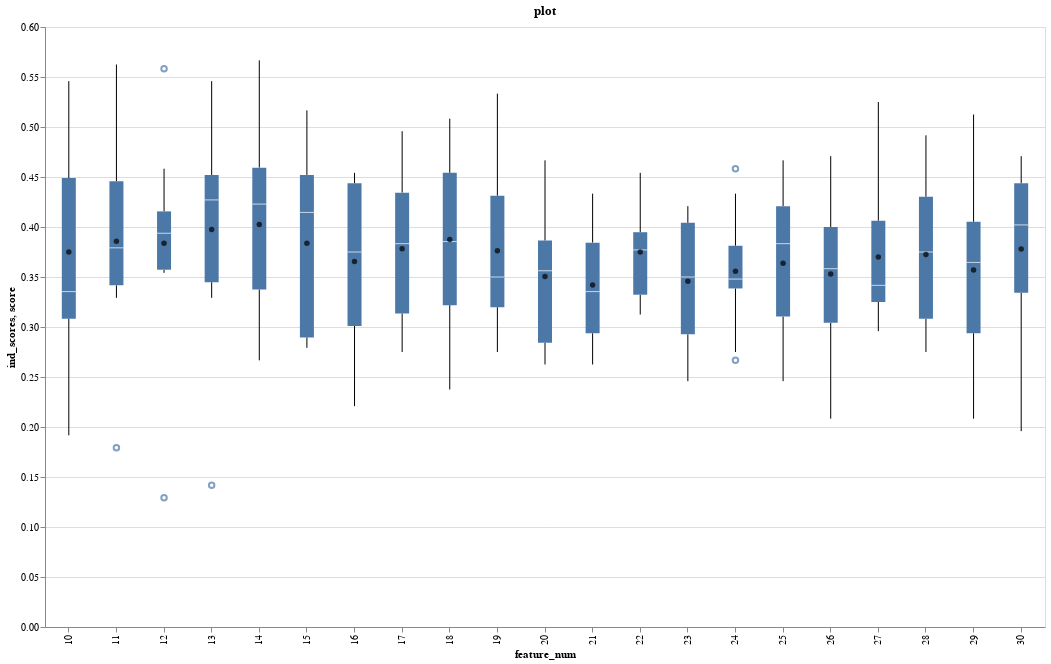

Write notebook code for a chart like this one.
### Markdown cell above
#### The altair_feature_selection_chart function will generate charts of the feature selection information and similarly has a uniqueness parameter that functions in the same way as the dictionary. Click on the figure to see the features matching the uniqueness threshold for that feature space across the 10 fold selection process

### Code cell
bp_preprocessing.altair_feature_selection_chart(dectree_stats,uniqueness=3)

### Figure 1 — Vega-Lite specification as saved in the notebook (floating-point values rounded to 4 significant figures; data arrays with more than 128 entries replaced by an {"elided": "..."} marker saying what was removed)
{"config": {"view": {"continuousWidth": 400, "continuousHeight": 300}}, "layer": [{"data": {"name": "data-697ab0435a032827f3ee945ab4b43a3a"}, "mark": "boxplot", "encoding": {"x": {"field": "feature_num", "type": "ordinal"}, "y": {"field": "ind_scores", "type": "quantitative"}}, "selection": {"selector001": {"type": "single", "empty": "none", "nearest": true}, "selector002": {"type": "interval", "bind": "scales", "encodings": ["x", "y"]}}}, {"data": {"name": "data-71aa4c59babfbc8ae140c42141145201"}, "mark": {"type": "point", "color": "black", "filled": true}, "encoding": {"x": {"field": "feature_num", "title": "feature_num", "type": "ordinal"}, "y": {"field": "avg_score", "title": "score", "type": "quantitative"}}, "selection": {"selector001": {"type": "single", "empty": "none", "nearest": true}}}, {"data": {"name": "data-71aa4c59babfbc8ae140c42141145201"}, "mark": {"type": "text", "baseline": "bottom", "dy": -75}, "encoding": {"text": {"field": "featuresX", "type": "nominal"}, "y": {"field": "zero", "type": "quantitative"}}, "transform": [{"filter": {"selection": "selector001"}}]}], "height": 600, "title": "plot", "width": 1000, "$schema": "https://vega.github.io/schema/vega-lite/v4.17.0.json", "datasets": {"data-697ab0435a032827f3ee945ab4b43a3a": {"elided": "210 records"}, "data-71aa4c59babfbc8ae140c42141145201": [{"feature_num": 10, "ind_scores": [0.2917, 0.3042, 0.325, 0.1917, 0.4583, 0.3208, 0.3458, 0.4208, 0.5458, 0.5458], "avg_score": 0.375, "stdev": 0.1092, "ci68": "(0.26639407430165163, 0.4836059256983485)", "yerr": 0.1086, "features": [["TAU", "HYI", "PZP", "CO6A2", "METRN", "FSCN1", "CO7", "SUMO4", "CEMIP", "1433G"], ["1433Z", "C1QT4", "POTEJ", "CO6A2", "AK1C1", "KLK11", "1433G", "TAU", "GLT15", "MMP2"], ["1433G", "CO7", "TWSG1", "AK1C1", "NPY", "AMY2B", "1433Z", "PAL4A", "MA1C1", "TAU"], ["TAU", "CLMP", "MST1L", "PGBM", "HORN", "FUCO", "SEPR", "1433Z", "CBLN4", "GDIA"], ["GDIA", "C1QB", "PPIB", "PILRA", "TMM25", "TAU", "CLMP", "VWF", "1433G", "CO7"], ["PGK1", "PHLB3", "FCGBP", "POTEJ", "TAU", "MMP2", "1433G", "NPTX2", "FCG3A", "CHLE"], ["1433G", "CBLN2", "SEPR", "HYAL1", "ANXA2", "TAU", "ABHEA", "AK1C1", "1433B", "PAL4A"], ["TAU", "CSF2R", "MA1C1", "SV2A", "1433Z", "CO6A2", "AK1C1", "CO7", "PPT1", "1433G"], ["TAU", "NEDD8", "HYI", "MMP2", "LV214", "1433G", "CAH10", "AK1C1", "PAL4A", "ERAP2"], ["TAU", "XYLT1", "CO7", "CO6A2", "TRFM", "1433G", "AK1C1", "PAL4A", "MA1C1", "ACBP"]], "uniqueX_features_ina_string": "1433G, 1433Z, AK1C1, CO6A2, CO7, MA1C1, MMP2, PAL4A, TAU", "featuresX": ["1433G, 1433Z, AK1C1, CO6A2, CO7, MA1C1, MMP2, PAL4A, TAU"], "zero": 0}, {"feature_num": 11, "ind_scores": [0.3292, 0.3667, 0.4542, 0.1792, 0.3667, 0.3333, 0.3917, 0.4208, 0.4542, 0.5625], "avg_score": 0.3858, "stdev": 0.09551, "ci68": "(0.2908523374977068, 0.48081432916895983)", "yerr": 0.09498, "features": [["TAU", "HYI", "PZP", "CO6A2", "METRN", "FSCN1", "CO7", "SUMO4", "CEMIP", "1433G", "HBAZ"], ["1433Z", "C1QT4", "POTEJ", "CO6A2", "AK1C1", "KLK11", "1433G", "TAU", "GLT15", "MMP2", "CHIT1"], ["1433G", "CO7", "TWSG1", "AK1C1", "NPY", "AMY2B", "1433Z", "PAL4A", "MA1C1", "TAU", "MMP2"], ["TAU", "CLMP", "MST1L", "PGBM", "HORN", "FUCO", "SEPR", "1433Z", "CBLN4", "GDIA", "GALNS"], ["GDIA", "C1QB", "PPIB", "PILRA", "TMM25", "TAU", "CLMP", "VWF", "1433G", "CO7", "PAL4A"], ["PGK1", "PHLB3", "FCGBP", "POTEJ", "TAU", "MMP2", "1433G", "NPTX2", "FCG3A", "CHLE", "FREM2"], ["1433G", "CBLN2", "SEPR", "HYAL1", "ANXA2", "TAU", "ABHEA", "AK1C1", "1433B", "PAL4A", "FRIL"], ["TAU", "CSF2R", "MA1C1", "SV2A", "1433Z", "CO6A2", "AK1C1", "CO7", "PPT1", "1433G", "SCUB1"], ["TAU", "NEDD8", "HYI", "MMP2", "LV214", "1433G", "CAH10", "AK1C1", "PAL4A", "ERAP2", "PRG4"], ["TAU", "XYLT1", "CO7", "CO6A2", "TRFM", "1433G", "AK1C1", "PAL4A", "MA1C1", "ACBP", "HORN"]], "uniqueX_features_ina_string": "1433G, 1433Z, AK1C1, CO6A2, CO7, MA1C1, MMP2, PAL4A, TAU", "featuresX": ["1433G, 1433Z, AK1C1, CO6A2, CO7, MA1C1, MMP2, PAL4A, TAU"], "zero": 0}, {"feature_num": 12, "ind_scores": [0.3542, 0.3792, 0.3667, 0.1292, 0.4167, 0.3542, 0.4125, 0.4083, 0.5583, 0.4583], "avg_score": 0.3837, "stdev": 0.1027, "ci68": "(0.2816388380842159, 0.4858611619157841)", "yerr": 0.1021, "features": [["TAU", "HYI", "PZP", "CO6A2", "METRN", "FSCN1", "CO7", "SUMO4", "CEMIP", "1433G", "HBAZ", "PAL4A"], ["1433Z", "C1QT4", "POTEJ", "CO6A2", "AK1C1", "KLK11", "1433G", "TAU", "GLT15", "MMP2", "CHIT1", "CADH5"], ["1433G", "CO7", "TWSG1", "AK1C1", "NPY", "AMY2B", "1433Z", "PAL4A", "MA1C1", "TAU", "MMP2", "GMFB"], ["TAU", "CLMP", "MST1L", "PGBM", "HORN", "FUCO", "SEPR", "1433Z", "CBLN4", "GDIA", "GALNS", "PGK1"], ["GDIA", "C1QB", "PPIB", "PILRA", "TMM25", "TAU", "CLMP", "VWF", "1433G", "CO7", "PAL4A", "CADH5"], ["PGK1", "PHLB3", "FCGBP", "POTEJ", "TAU", "MMP2", "1433G", "NPTX2", "FCG3A", "CHLE", "FREM2", "1433Z"], ["1433G", "CBLN2", "SEPR", "HYAL1", "ANXA2", "TAU", "ABHEA", "AK1C1", "1433B", "PAL4A", "FRIL", "CO7"], ["TAU", "CSF2R", "MA1C1", "SV2A", "1433Z", "CO6A2", "AK1C1", "CO7", "PPT1", "1433G", "SCUB1", "SLIK2"], ["TAU", "NEDD8", "HYI", "MMP2", "LV214", "1433G", "CAH10", "AK1C1", "PAL4A", "ERAP2", "PRG4", "CNTP5"], ["TAU", "XYLT1", "CO7", "CO6A2", "TRFM", "1433G", "AK1C1", "PAL4A", "MA1C1", "ACBP", "HORN", "IGF2"]], "uniqueX_features_ina_string": "1433G, 1433Z, AK1C1, CO6A2, CO7, MA1C1, MMP2, PAL4A, TAU", "featuresX": ["1433G, 1433Z, AK1C1, CO6A2, CO7, MA1C1, MMP2, PAL4A, TAU"], "zero": 0}, {"feature_num": 13, "ind_scores": [0.3542, 0.3292, 0.4542, 0.1417, 0.3417, 0.5458, 0.4125, 0.4417, 0.5083, 0.4458], "avg_score": 0.3975, "stdev": 0.1082, "ci68": "(0.28987548762335164, 0.5051245123766485)", "yerr": 0.1076, "features": {"elided": "10x13 str values"}, "uniqueX_features_ina_string": "1433G, 1433Z, AK1C1, CO6A2, CO7, MA1C1, MMP2, PAL4A, PGK1, PPT1, TAU", "featuresX": ["1433G, 1433Z, AK1C1, CO6A2, CO7, MA1C1, MMP2, PAL4A, PGK1, PPT1, TAU"], "zero": 0}, {"feature_num": 14, "ind_scores": [0.4208, 0.4667, 0.375, 0.2708, 0.325, 0.2667, 0.425, 0.4375, 0.4708, 0.5667], "avg_score": 0.4025, "stdev": 0.08964, "ci68": "(0.3133563123956056, 0.4916436876043944)", "yerr": 0.08914, "features": {"elided": "10x14 str values"}, "uniqueX_features_ina_string": "1433G, 1433Z, AK1C1, CADH5, CO6A2, CO7, MA1C1, MMP2, PAL4A, PGK1, PPT1, TAU", "featuresX": ["1433G, 1433Z, AK1C1, CADH5, CO6A2, CO7, MA1C1, MMP2, PAL4A, PGK1, PPT1, TAU"], "zero": 0}, {"feature_num": 15, "ind_scores": [0.2958, 0.4167, 0.4125, 0.2833, 0.2875, 0.2792, 0.4625, 0.4625, 0.4208, 0.5167], "avg_score": 0.3837, "stdev": 0.08448, "ci68": "(0.29973755785446443, 0.46776244214553553)", "yerr": 0.08401, "features": {"elided": "10x15 str values"}, "uniqueX_features_ina_string": "1433G, 1433Z, AK1C1, CADH5, CO6A2, CO7, MA1C1, MMP2, PAL4A, PGK1, PPT1, TAU", "featuresX": ["1433G, 1433Z, AK1C1, CADH5, CO6A2, CO7, MA1C1, MMP2, PAL4A, PGK1, PPT1, TAU"], "zero": 0}, {"feature_num": 16, "ind_scores": [0.4458, 0.3375, 0.4542, 0.2958, 0.2208, 0.3167, 0.4375, 0.4125, 0.2792, 0.4542], "avg_score": 0.3654, "stdev": 0.08122, "ci68": "(0.284642466600725, 0.4461908667326083)", "yerr": 0.08077, "features": {"elided": "10x16 str values"}, "uniqueX_features_ina_string": "1433G, 1433Z, AK1C1, CADH5, CLMP, CO6A2, CO7, MA1C1, MMP2, PAL4A, PGK1, PPT1, TAU", "featuresX": ["1433G, 1433Z, AK1C1, CADH5, CLMP, CO6A2, CO7, MA1C1, MMP2, PAL4A, PGK1, PPT1, TAU"], "zero": 0}, {"feature_num": 17, "ind_scores": [0.4958, 0.375, 0.4583, 0.3125, 0.275, 0.3167, 0.4125, 0.4417, 0.3042, 0.3917], "avg_score": 0.3783, "stdev": 0.07063, "ci68": "(0.30809271749640127, 0.4485739491702654)", "yerr": 0.07024, "features": {"elided": "10x17 str values"}, "uniqueX_features_ina_string": "1433B, 1433G, 1433Z, AK1C1, CADH5, CLMP, CO6A2, CO7, FREM2, MA1C1, MMP2, PAL4A, PGK1, PPT1, SUMO4, TAU", "featuresX": ["1433B, 1433G, 1433Z, AK1C1, CADH5, CLMP, CO6A2, CO7, FREM2, MA1C1, MMP2, PAL4A, PGK1, PPT1, SUMO4, TAU"], "zero": 0}, {"feature_num": 18, "ind_scores": [0.5083, 0.2375, 0.4542, 0.3125, 0.325, 0.3333, 0.4375, 0.4542, 0.3208, 0.4917], "avg_score": 0.3875, "stdev": 0.08732, "ci68": "(0.30066269856064204, 0.47433730143935804)", "yerr": 0.08684, "features": {"elided": "10x18 str values"}, "uniqueX_features_ina_string": "1433B, 1433G, 1433Z, AK1C1, CADH5, CHIT1, CLMP, CO6A2, CO7, FREM2, MA1C1, MMP2, PAL4A, PGK1, PPT1, SUMO4, TAU", "featuresX": ["1433B, 1433G, 1433Z, AK1C1, CADH5, CHIT1, CLMP, CO6A2, CO7, FREM2, MA1C1, MMP2, PAL4A, PGK1, PPT1, SUMO4, TAU"], "zero": 0}, {"feature_num": 19, "ind_scores": [0.4458, 0.3875, 0.5333, 0.3125, 0.3375, 0.3167, 0.4625, 0.3625, 0.3292, 0.275], "avg_score": 0.3762, "stdev": 0.07672, "ci68": "(0.2999575770693472, 0.4525424229306528)", "yerr": 0.07629, "features": {"elided": "10x19 str values"}, "uniqueX_features_ina_string": "1433B, 1433G, 1433Z, AK1C1, CADH5, CHIT1, CLMP, CO6A2, CO7, FREM2, MA1C1, MMP2, PAL4A, PGK1, PPT1, SUMO4, TAU", "featuresX": ["1433B, 1433G, 1433Z, AK1C1, CADH5, CHIT1, CLMP, CO6A2, CO7, FREM2, MA1C1, MMP2, PAL4A, PGK1, PPT1, SUMO4, TAU"], "zero": 0}, {"feature_num": 20, "ind_scores": [0.4458, 0.275, 0.4667, 0.2625, 0.3458, 0.2792, 0.3667, 0.3708, 0.3, 0.3917], "avg_score": 0.3504, "stdev": 0.06787, "ci68": "(0.2829272626537721, 0.4179060706795612)", "yerr": 0.06749, "features": {"elided": "10x20 str values"}, "uniqueX_features_ina_string": "1433B, 1433G, 1433Z, AK1C1, CADH5, CHIT1, CLMP, CO6A2, CO7, FREM2, MA1C1, MMP2, PAL4A, PGK1, PPT1, SUMO4, TAU", "featuresX": ["1433B, 1433G, 1433Z, AK1C1, CADH5, CHIT1, CLMP, CO6A2, CO7, FREM2, MA1C1, MMP2, PAL4A, PGK1, PPT1, SUMO4, TAU"], "zero": 0}, {"feature_num": 21, "ind_scores": [0.4333, 0.2875, 0.4292, 0.3125, 0.2708, 0.3208, 0.35, 0.3625, 0.3917, 0.2625], "avg_score": 0.3421, "stdev": 0.05879, "ci68": "(0.2836178052958146, 0.40054886137085216)", "yerr": 0.05847, "features": {"elided": "10x21 str values"}, "uniqueX_features_ina_string": "1433B, 1433G, 1433Z, AK1C1, AMY2B, CADH5, CBLN2, CEMIP, CHIT1, CLMP, CO6A2, CO7, FREM2, MA1C1, MMP2, PAL4A, PGK1, PPT1, SUMO4, TAU", "featuresX": ["1433B, 1433G, 1433Z, AK1C1, AMY2B, CADH5, CBLN2, CEMIP, CHIT1, CLMP, CO6A2, CO7, FREM2, MA1C1, MMP2, PAL4A, PGK1, PPT1, SUMO4, TAU"], "zero": 0}, {"feature_num": 22, "ind_scores": [0.4458, 0.3875, 0.4542, 0.3125, 0.3917, 0.3542, 0.3958, 0.3167, 0.3667, 0.325], "avg_score": 0.375, "stdev": 0.0474, "ci68": "(0.32786513242432974, 0.42213486757567037)", "yerr": 0.04713, "features": {"elided": "10x22 str values"}, "uniqueX_features_ina_string": "1433B, 1433G, 1433Z, AK1C1, AMY2B, CADH5, CBLN2, CEMIP, CHIT1, CHLE, CLMP, CO6A2, CO7, FREM2, MA1C1, MMP2, PAL4A, PGK1, PPT1, SUMO4, TAU", "featuresX": ["1433B, 1433G, 1433Z, AK1C1, AMY2B, CADH5, CBLN2, CEMIP, CHIT1, CHLE, CLMP, CO6A2, CO7, FREM2, MA1C1, MMP2, PAL4A, PGK1, PPT1, SUMO4, TAU"], "zero": 0}, {"feature_num": 23, "ind_scores": [0.4208, 0.2792, 0.4167, 0.35, 0.3333, 0.2792, 0.35, 0.3667, 0.4167, 0.2458], "avg_score": 0.3458, "stdev": 0.05931, "ci68": "(0.28685467706752, 0.40481198959914666)", "yerr": 0.05898, "features": {"elided": "10x23 str values"}, "uniqueX_features_ina_string": "1433B, 1433G, 1433Z, AK1C1, AMY2B, CADH5, CBLN2, CEMIP, CHIT1, CHLE, CLMP, CO6A2, CO7, FREM2, GDIA, GUAD, IGF2, MA1C1, MMP2, PAL4A, PGK1, - PPT1, SUMO4, TAU", "featuresX": ["1433B, 1433G, 1433Z, AK1C1, AMY2B, CADH5, CBLN2, CEMIP, CHIT1, CHLE, CLMP, CO6A2, CO7, FREM2, GDIA, GUAD, IGF2, MA1C1, MMP2, PAL4A, PGK1, ", " PPT1, SUMO4, TAU"], "zero": 0}, {"feature_num": 24, "ind_scores": [0.4333, 0.3417, 0.3875, 0.3625, 0.35, 0.2667, 0.3458, 0.4583, 0.3375, 0.275], "avg_score": 0.3558, "stdev": 0.0572, "ci68": "(0.2989530565680876, 0.41271361009857904)", "yerr": 0.05688, "features": {"elided": "10x24 str values"}, "uniqueX_features_ina_string": "1433B, 1433G, 1433Z, AK1C1, AMY2B, CADH5, CBLN2, CEMIP, CHIT1, CHLE, CLMP, CO6A2, CO7, FREM2, GDIA, GUAD, IGF2, MA1C1, MMP2, PAL4A, PGK1, - PPT1, SUMO4, TAU", "featuresX": ["1433B, 1433G, 1433Z, AK1C1, AMY2B, CADH5, CBLN2, CEMIP, CHIT1, CHLE, CLMP, CO6A2, CO7, FREM2, GDIA, GUAD, IGF2, MA1C1, MMP2, PAL4A, PGK1, ", " PPT1, SUMO4, TAU"], "zero": 0}, {"feature_num": 25, "ind_scores": [0.4458, 0.3167, 0.4042, 0.425, 0.4667, 0.3083, 0.3625, 0.4083, 0.2542, 0.2458], "avg_score": 0.3638, "stdev": 0.07477, "ci68": "(0.28939505913582075, 0.4381049408641793)", "yerr": 0.07435, "features": {"elided": "10x25 str values"}, "uniqueX_features_ina_string": "1433B, 1433G, 1433T, 1433Z, AK1C1, AMY2B, CADH5, CBLN2, CEMIP, CHIT1, CHLE, CLMP, CO6A2, CO7, FREM2, GDIA, GUAD, HLAA, IGF2, MA1C1, MMP2, - PAL4A, PGK1, PPT1, SUMO4, TAU, VWF", "featuresX": ["1433B, 1433G, 1433T, 1433Z, AK1C1, AMY2B, CADH5, CBLN2, CEMIP, CHIT1, CHLE, CLMP, CO6A2, CO7, FREM2, GDIA, GUAD, HLAA, IGF2, MA1C1, MMP2, ", " PAL4A, PGK1, PPT1, SUMO4, TAU, VWF"], "zero": 0}, {"feature_num": 26, "ind_scores": [0.4458, 0.3292, 0.4708, 0.2958, 0.3875, 0.3542, 0.4042, 0.2708, 0.3625, 0.2083], "avg_score": 0.3529, "stdev": 0.0761, "ci68": "(0.2772343037015013, 0.42859902963183205)", "yerr": 0.07568, "features": {"elided": "10x26 str values"}, "uniqueX_features_ina_string": "1433B, 1433G, 1433T, 1433Z, AK1C1, AMY2B, CADH5, CBLN2, CEMIP, CHIT1, CHLE, CLMP, CO6A2, CO7, FREM2, GDIA, GUAD, HLAA, IGF2, MA1C1, MMP2, - PAL4A, PCDGL, PGK1, PPT1, SUMO4, TAU, VWF", "featuresX": ["1433B, 1433G, 1433T, 1433Z, AK1C1, AMY2B, CADH5, CBLN2, CEMIP, CHIT1, CHLE, CLMP, CO6A2, CO7, FREM2, GDIA, GUAD, HLAA, IGF2, MA1C1, MMP2, ", " PAL4A, PCDGL, PGK1, PPT1, SUMO4, TAU, VWF"], "zero": 0}, {"feature_num": 27, "ind_scores": [0.4333, 0.3458, 0.3875, 0.4125, 0.525, 0.3042, 0.2958, 0.3208, 0.3375, 0.3375], "avg_score": 0.37, "stdev": 0.06715, "ci68": "(0.30321771249717544, 0.43678228750282455)", "yerr": 0.06678, "features": {"elided": "10x27 str values"}, "uniqueX_features_ina_string": "1433B, 1433G, 1433T, 1433Z, AK1C1, AMY2B, CADH5, CBLN2, CEMIP, CHIT1, CHLE, CLMP, CO6A2, CO7, FREM2, GDIA, GMFB, GUAD, HLAA, IGF2, MA1C1, - MMP2, PAL4A, PCDGL, PGK1, PGK2, PPT1, SUMO4, TAU, VWF", "featuresX": ["1433B, 1433G, 1433T, 1433Z, AK1C1, AMY2B, CADH5, CBLN2, CEMIP, CHIT1, CHLE, CLMP, CO6A2, CO7, FREM2, GDIA, GMFB, GUAD, HLAA, IGF2, MA1C1, ", " MMP2, PAL4A, PCDGL, PGK1, PGK2, PPT1, SUMO4, TAU, VWF"], "zero": 0}, {"feature_num": 28, "ind_scores": [0.4458, 0.3542, 0.3042, 0.4917, 0.4083, 0.2917, 0.3958, 0.3208, 0.4375, 0.275], "avg_score": 0.3725, "stdev": 0.07025, "ci68": "(0.30264174222943946, 0.4423582577705605)", "yerr": 0.06986, "features": {"elided": "10x28 str values"}, "uniqueX_features_ina_string": "1433B, 1433G, 1433T, 1433Z, AK1C1, AMY2B, CADH5, CBLN2, CEMIP, CHIT1, CHLE, CLMP, CO6A2, CO7, FREM2, GDIA, GMFB, GUAD, HLAA, IGF2, MA1C1, - MMP2, NPTX2, NPY, PAL4A, PCDGL, PGK1, PGK2, PPT1, SUMO4, TAU, VWF", "featuresX": ["1433B, 1433G, 1433T, 1433Z, AK1C1, AMY2B, CADH5, CBLN2, CEMIP, CHIT1, CHLE, CLMP, CO6A2, CO7, FREM2, GDIA, GMFB, GUAD, HLAA, IGF2, MA1C1, ", " MMP2, NPTX2, NPY, PAL4A, PCDGL, PGK1, PGK2, PPT1, SUMO4, TAU, VWF"], "zero": 0}, {"feature_num": 29, "ind_scores": [0.4458, 0.3542, 0.375, 0.4125, 0.5125, 0.2917, 0.3, 0.3833, 0.2875, 0.2083], "avg_score": 0.3571, "stdev": 0.08404, "ci68": "(0.273509376758716, 0.4406572899079506)", "yerr": 0.08357, "features": {"elided": "10x29 str values"}, "uniqueX_features_ina_string": "1433B, 1433G, 1433T, 1433Z, AK1C1, AMY2B, CADH5, CBLN2, CEMIP, CHIT1, CHLE, CLMP, CO6A2, CO7, FREM2, GDIA, GMFB, GUAD, HLAA, IGF2, MA1C1, - MMP2, NPTX2, NPY, PAL4A, PCDGL, PGK1, PGK2, PPT1, SUMO4, TAU, VWF", "featuresX": ["1433B, 1433G, 1433T, 1433Z, AK1C1, AMY2B, CADH5, CBLN2, CEMIP, CHIT1, CHLE, CLMP, CO6A2, CO7, FREM2, GDIA, GMFB, GUAD, HLAA, IGF2, MA1C1, ", " MMP2, NPTX2, NPY, PAL4A, PCDGL, PGK1, PGK2, PPT1, SUMO4, TAU, VWF"], "zero": 0}, {"feature_num": 30, "ind_scores": [0.4458, 0.3667, 0.4375, 0.4375, 0.4708, 0.4542, 0.1958, 0.3333, 0.3, 0.3375], "avg_score": 0.3779, "stdev": 0.08315, "ci68": "(0.2952308092682927, 0.4606025240650406)", "yerr": 0.08269, "features": {"elided": "10x30 str values"}, "uniqueX_features_ina_string": "1433B, 1433G, 1433T, 1433Z, AK1C1, AMY2B, CADH5, CBLN2, CEMIP, CHIT1, CHLE, CLMP, CO6A2, CO7, DPP6, FREM2, GDIA, GMFB, GUAD, HDHD2, HLAA, - HYI, IGF2, MA1C1, MMP2, NPTX2, NPY, PAL4A, PCDGL, PGK1, PGK2, PPT1, SCUB1, SEPR, SUMO4, TAU, VWF", "featuresX": ["1433B, 1433G, 1433T, 1433Z, AK1C1, AMY2B, CADH5, CBLN2, CEMIP, CHIT1, CHLE, CLMP, CO6A2, CO7, DPP6, FREM2, GDIA, GMFB, GUAD, HDHD2, HLAA, ", " HYI, IGF2, MA1C1, MMP2, NPTX2, NPY, PAL4A, PCDGL, PGK1, PGK2, PPT1, SCUB1, SEPR, SUMO4, TAU, VWF"], "zero": 0}]}}
